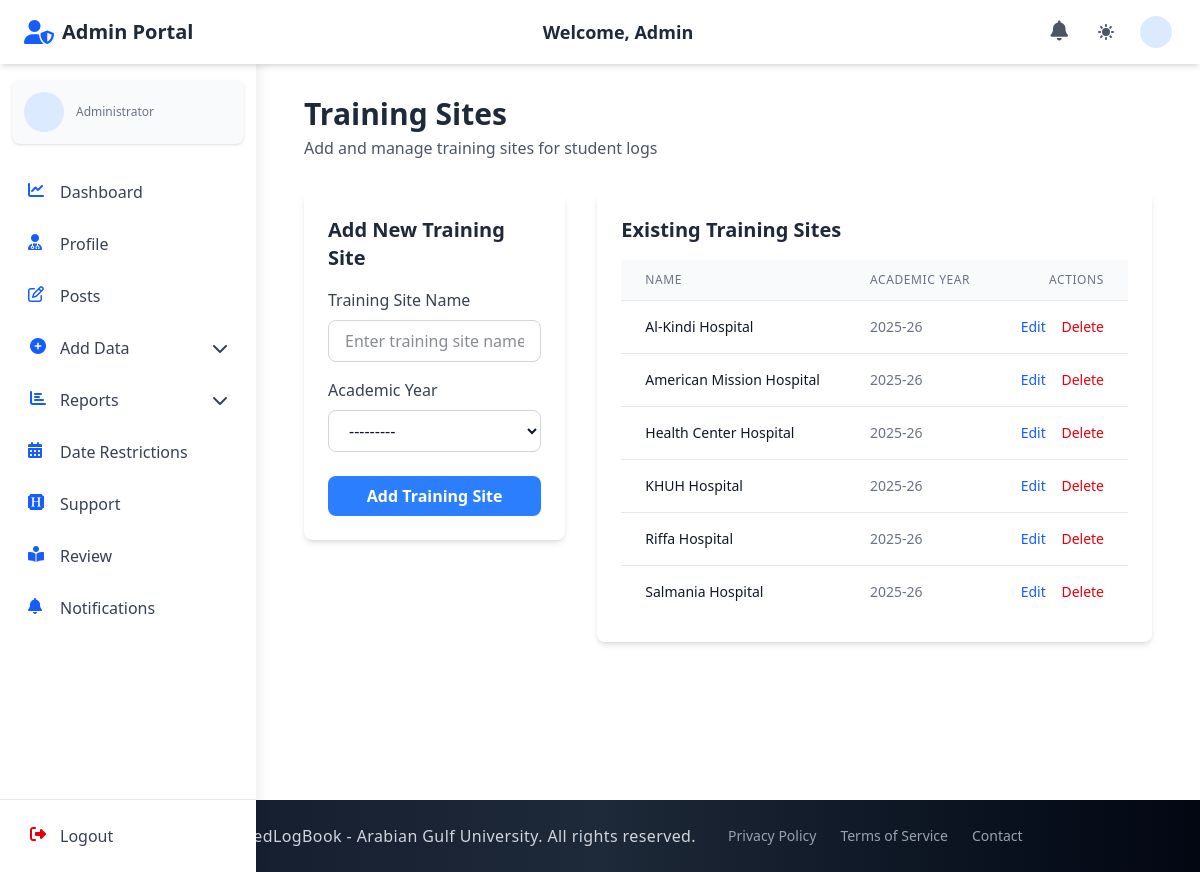
/admin_section/add_training_site/ (signed in), run on the app's committed database.
### admin_section/models.py (models this page shows, shortened)
class TrainingSite(models.Model):
    name = models.CharField(max_length=100, unique=True)
    log_year = models.ForeignKey(LogYear, on_delete=models.CASCADE, related_name='training_sites')

class LogYear(models.Model):
    year_name = models.CharField(max_length=20, unique=True)
    def __str__(self):
        return self.year_name

### admin_section/views_file/add_training_site.py (the view)
# urls.py: path("add_training_site/", add_training_site, name="add_training_site"),
@login_required
@user_passes_test(is_admin)
def add_training_site(request):
    if request.method == 'POST':
        form = TrainingSiteForm(request.POST)
        if form.is_valid():
            form.save()
            messages.success(request, 'Training site added successfully!')
            return redirect('admin_section:add_training_site')
    else:
        form = TrainingSiteForm()
    training_sites = TrainingSite.objects.all().order_by('name')
    paginator = Paginator(training_sites, 10)  # Show 10 training sites per page
    page_number = request.GET.get('page')
    page_obj = paginator.get_page(page_number)
    context = {
        'form': form,
        'training_sites': page_obj,
    }
    return render(request, "admin_section/add_training_site.html", context)

### admin_section/forms.py (shortened to what this page needs)
class TrainingSiteForm(forms.ModelForm):
    class Meta:
        model = TrainingSite
        fields = ['name', 'log_year']
        widgets = {
            'name': forms.TextInput(attrs={
                'class': 'w-full px-4 py-2 rounded-lg border border-gray-300 focus:outline-none focus:ring-2 focus:ring-blue-500 dark:bg-gray-700 dark:border-gray-600 dark:text-white',
                'placeholder': 'Enter training site name'
            }),
            'log_year': forms.Select(attrs={
                'class': 'w-full px-4 py-2 rounded-lg border border-gray-300 focus:outline-none focus:ring-2 focus:ring-blue-500 dark:bg-gray-700 dark:border-gray-600 dark:text-white',
            })
        }

### admin_section/context_processors.py (called while the page is built)
def admin_notification_count(request):
    if request.user.is_authenticated and request.user.role == 'admin':
        try:
            admin_unread_notifications_count = AdminNotification.objects.filter(recipient=request.user, is_read=False).count()
            return {'admin_unread_notifications_count': admin_unread_notifications_count}
        except:
            pass
    return {'admin_unread_notifications_count': 0}

### admin_section/views_file/add_training_site.py (called while the page is built)
def is_admin(user):
    return user.is_authenticated and user.role == 'admin'

### doctor_section/context_processors.py (called while the page is built, shortened)
def notification_count(request):
    return {'unread_notifications_count': 0}

### staff_section/context_processors.py (called while the page is built, shortened)
def staff_notification_count(request):
    return {'staff_unread_notifications_count': 0}

### student_section/context_processors.py (called while the page is built, shortened)
def student_notification_count(request):
    return {'student_unread_notifications_count': 0}

### admin_section/templates/admin_section/add_training_site.html (shortened to what this page needs)
{% extends 'base.html' %}
{% block navbar %}
{% include 'components/admin_auth_navbar.html' %}
{% endblock %}
{% block content %}
  <div class="container mx-auto px-4 py-8">
    <div class="flex flex-col md:flex-row justify-between items-start md:items-center mb-8">
      <div>
        <h2 class="text-3xl font-bold text-gray-800 dark:text-white">Training Sites</h2>
        <p class="text-gray-600 dark:text-gray-300 mt-1">Add and manage training sites for student logs</p>
      </div>
    </div>
    <div class="grid grid-cols-1 lg:grid-cols-3 gap-8">
      <div class="lg:col-span-1">
        <div class="bg-white dark:bg-gray-800 rounded-lg shadow-md p-6">
          <h3 class="text-xl font-semibold text-gray-800 dark:text-white mb-4">Add New Training Site</h3>
          <form method="post" action="{% url 'admin_section:add_training_site' %}">
            <div class="mb-4">
              <label for="{{ form.name.id_for_label }}" class="block text-gray-700 dark:text-gray-300 mb-2">Training Site Name</label>
              {{ form.name }}
            </div>
            <div class="mb-6">
              <label for="{{ form.log_year.id_for_label }}" class="block text-gray-700 dark:text-gray-300 mb-2">Academic Year</label>
              {{ form.log_year }}
            </div>
            <button type="submit" class="w-full bg-blue-500 hover:bg-blue-600 text-white font-semibold py-2 px-4 rounded-lg transition duration-200">
              Add Training Site
            </button>
          </form>
        </div>
      </div>
      <div class="lg:col-span-2">
        <div class="bg-white dark:bg-gray-800 rounded-lg shadow-md p-6">
          <h3 class="text-xl font-semibold text-gray-800 dark:text-white mb-4">Existing Training Sites</h3>
          {% if training_sites %}
            <div class="overflow-x-auto">
              <table class="min-w-full divide-y divide-gray-200 dark:divide-gray-700">
                <thead class="bg-gray-50 dark:bg-gray-700">
                  <tr>
                    <th scope="col" class="px-6 py-3 text-left text-xs font-medium text-gray-500 dark:text-gray-300 uppercase tracking-wider">Name</th>
                    <th scope="col" class="px-6 py-3 text-left text-xs font-medium text-gray-500 dark:text-gray-300 uppercase tracking-wider">Academic Year</th>
                    <th scope="col" class="px-6 py-3 text-right text-xs font-medium text-gray-500 dark:text-gray-300 uppercase tracking-wider">Actions</th>
                  </tr>
                </thead>
                <tbody class="bg-white dark:bg-gray-800 divide-y divide-gray-200 dark:divide-gray-700">
                  {% for site in training_sites %}
                    <tr class="hover:bg-gray-50 dark:hover:bg-gray-700">
                      <td class="px-6 py-4 whitespace-nowrap text-sm font-medium text-gray-900 dark:text-white">{{ site.name }}</td>
                      <td class="px-6 py-4 whitespace-nowrap text-sm text-gray-500 dark:text-gray-300">{{ site.log_year.year_name }}</td>
                      <td class="px-6 py-4 whitespace-nowrap text-right text-sm font-medium">
                        <a href="{% url 'admin_section:edit_training_site' site.id %}" class="text-blue-600 hover:text-blue-900 dark:text-blue-400 dark:hover:text-blue-300 mr-3">Edit</a>
                        <a href="{% url 'admin_section:delete_training_site' site.id %}" class="text-red-600 hover:text-red-900 dark:text-red-400 dark:hover:text-red-300" onclick="return confirm('Are you sure you want to delete this training site?');">Delete</a>
                      </td>
                    </tr>
                  {% endfor %}
                </tbody>
              </table>
            </div>
          {% else %}
            <div class="text-center py-8">
              <p class="text-gray-500 dark:text-gray-400">No training sites found. Add your first one!</p>
            </div>
          {% endif %}
        </div>
      </div>
    </div>
  </div>
{% endblock %}

### data on the page
TrainingSite: name "Al-Kindi Hospital", log_year.year_name "2025-26"
TrainingSite: name "American Mission Hospital", log_year.year_name "2025-26"
TrainingSite: name "Health Center Hospital", log_year.year_name "2025-26"
TrainingSite: name "KHUH Hospital", log_year.year_name "2025-26"
TrainingSite: name "Riffa Hospital", log_year.year_name "2025-26"
TrainingSite: name "Salmania Hospital", log_year.year_name "2025-26"
